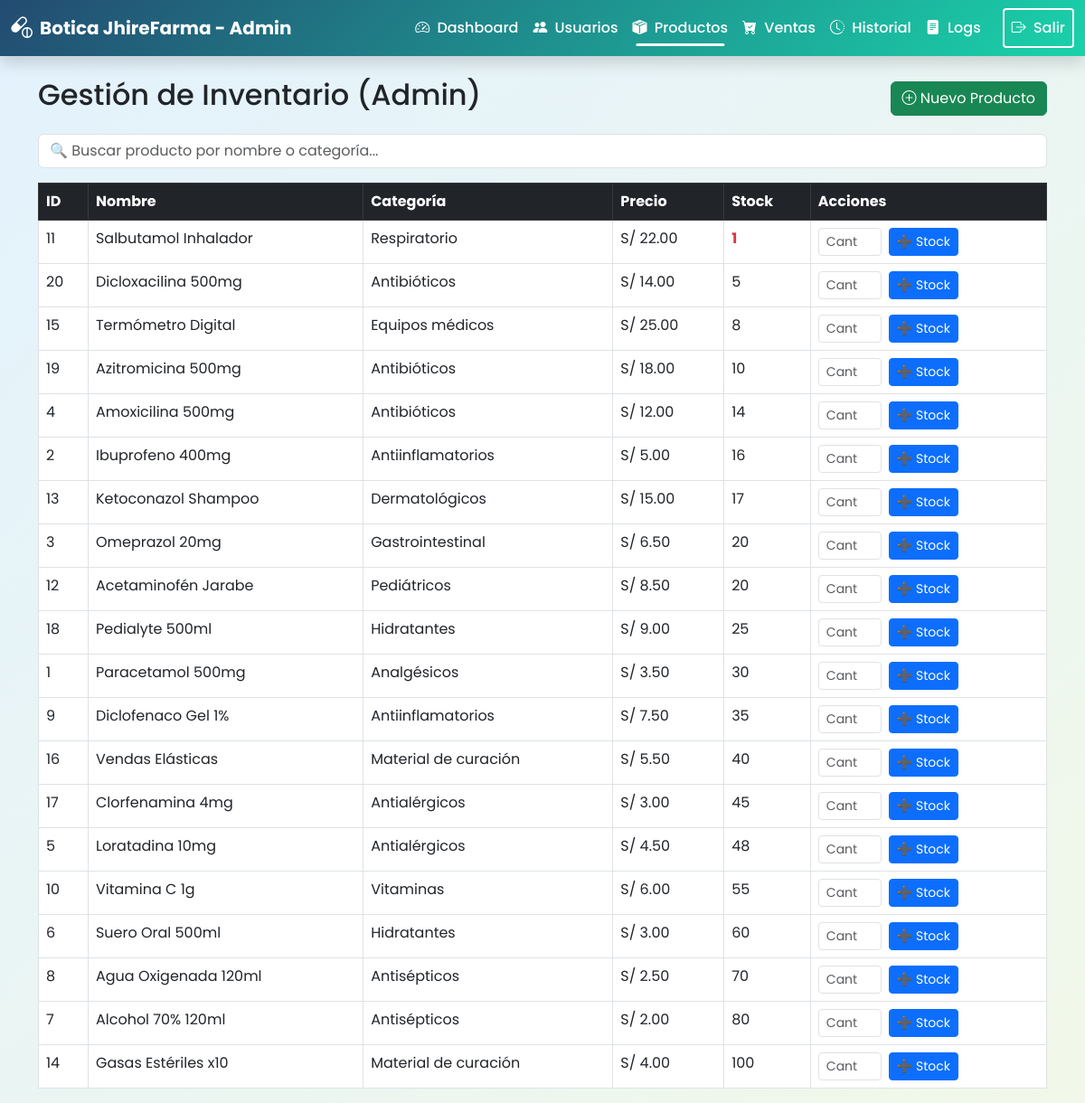
Page /index.php?route=admin/productos (signed in) on the committed database.
### tables this page shows
CREATE TABLE `productos` (
  `id` int(11) NOT NULL AUTO_INCREMENT,
  `nombre` varchar(100) DEFAULT NULL,
  `descripcion` text DEFAULT NULL,
  `precio` decimal(10,2) DEFAULT NULL,
  `imagen` varchar(255) DEFAULT NULL,
  `categoria` varchar(50) DEFAULT NULL,
  `oferta` varchar(50) DEFAULT NULL,
  `cantidad` int(11) DEFAULT 0,
  PRIMARY KEY (`id`)
);

### app/autoload.php (called while the page is built, shortened)
<?php
spl_autoload_register(function ($class) {
    $prefix = 'App\\';
    $base_dir = __DIR__ . '/';
    $len = strlen($prefix);
    $relative_class = substr($class, $len);
    $file = $base_dir . str_replace('\\', '/', $relative_class) . '.php';
});

### app/Config/Database.php (called while the page is built, shortened)
<?php
class Database {
    private static $instance = null;
    private $connection;
    private $host = 'localhost';
    private $user = 'root';
    private $pass = '';
    private $name = 'botica';
    private function __construct() {
        $this->connection = new \mysqli($this->host, $this->user, $this->pass, $this->name);
        $this->connection->set_charset("utf8mb4");
    }
    public static function getInstance() {
        if (!self::$instance) {
            self::$instance = new Database();
        }
        return self::$instance;
    }
    public function getConnection() {
        return $this->connection;
    }
}

### app/Controllers/ProductController.php (called while the page is built, shortened)
<?php
class ProductController {
    private $productDAO;
    public function __construct() {
        $this->productDAO = new ProductDAO();
    }
    public function index() {
        return $this->productDAO->getAll();
    }
}

### app/Models/ProductDAO.php (called while the page is built, shortened)
<?php
class ProductDAO {
    private $db;
    public function __construct() {
        $this->db = Database::getInstance()->getConnection();
    }
    public function getAll() {
        $result = $this->db->query("SELECT * FROM productos ORDER BY cantidad ASC");
        return $result;
    }
}

### app/Views/admin/productos.php (the view, shortened to what this page needs)
<?php
require __DIR__ . '/../layouts/header.php';
require __DIR__ . '/../layouts/navbar_admin.php';
$productController = new ProductController();
$productos = $productController->index();
?>
<div class="container mt-4">
    <div class="d-flex justify-content-between align-items-center mb-3">
        <h2>Gestión de Inventario (Admin)</h2>
        <button class="btn btn-success" data-bs-toggle="modal" data-bs-target="#newProductModal">
            <i class="bi bi-plus-circle"></i> Nuevo Producto
        </button>
    </div>
    <div class="mb-3">
        <input type="text" id="searchInput" class="form-control" placeholder="🔍 Buscar producto por nombre o categoría..." onkeyup="filterProducts()">
    </div>
    <table class="table table-bordered table-hover">
        <thead class="table-dark">
            <tr>
                <th>ID</th>
                <th>Nombre</th>
                <th>Categoría</th>
                <th>Precio</th>
                <th>Stock</th>
                <th>Acciones</th>
            </tr>
        </thead>
        <tbody id="productTableBody">
            <?php while($p = $productos->fetch_assoc()): ?>
            <tr class="product-row" data-name="<?php echo strtolower(htmlspecialchars($p['nombre'])); ?>" data-category="<?php echo strtolower(htmlspecialchars($p['categoria'])); ?>">
                <td><?php echo $p['id']; ?></td>
                <td><?php echo htmlspecialchars($p['nombre']); ?></td>
                <td><?php echo htmlspecialchars($p['categoria']); ?></td>
                <td>S/ <?php echo number_format($p['precio'], 2); ?></td>
                <td class="<?php echo $p['cantidad'] < 5 ? 'text-danger fw-bold' : ''; ?>">
                    <?php echo $p['cantidad']; ?>
                </td>
                <td>
                    <form method="POST" class="d-flex gap-2">
                        <input type="number" name="cantidad" class="form-control form-control-sm" style="width: 70px;" placeholder="Cant" min="1" required>
                        <button type="submit" name="add_stock" class="btn btn-sm btn-primary">➕ Stock</button>
                    </form>
                </td>
            </tr>
            <?php endwhile; ?>
        </tbody>
    </table>
</div>
<?php require __DIR__ . '/../layouts/footer.php'; ?>

### public/assets/css/base/variables.css (style rules this page uses)
:root { --color-medical-blue: #2D5F8D; --color-pharmacy-green: #4CAF50; --color-clean-white: #FFFFFF; --color-light-cyan: #E3F2FD; --color-light-green: #F1F8E9; --color-dark-bg: #1A1A2E; --color-dark-card: #16213E; --color-dark-accent: #4CAF50; --color-success: #4CAF50; --color-warning: #FFA726; --color-danger: #EF5350; --color-info: #29B6F6; --gradient-primary: linear-gradient(135deg, #234b71 0%, #1ad2aa 100%); --gradient-light: linear-gradient(135deg, #E3F2FD 0%, #F1F8E9 100%); --gradient-dark: linear-gradient(135deg, #1A1A2E 0%, #16213E 100%); --font-primary: 'Poppins', sans-serif; --spacing-xs: 0.25rem; --spacing-sm: 0.5rem; --spacing-md: 1rem; --spacing-lg: 1.5rem; --spacing-xl: 2rem; --radius-sm: 0.25rem; --radius-md: 0.5rem; --radius-lg: 1rem; --shadow-sm: 0 2px 4px rgba(0, 0, 0, 0.1); --shadow-md: 0 4px 6px rgba(0, 0, 0, 0.1); --shadow-lg: 0 10px 15px rgba(0, 0, 0, 0.1); --shadow-xl: 0 20px 25px rgba(0, 0, 0, 0.15); }

### public/assets/css/base/global.css (style rules this page uses)
body { font-family: var(--font-primary); background: var(--gradient-light); min-height: 100vh; margin: 0; padding: 0; }

### rows in the picture
productos: id "11", nombre "Salbutamol Inhalador", categoria "Respiratorio", precio "22.00", cantidad "1"
productos: id "20", nombre "Dicloxacilina 500mg", categoria "Antibióticos", precio "14.00", cantidad "5"
productos: id "15", nombre "Termómetro Digital", categoria "Equipos médicos", precio "25.00", cantidad "8"
productos: id "19", nombre "Azitromicina 500mg", categoria "Antibióticos", precio "18.00", cantidad "10"
productos: id "4", nombre "Amoxicilina 500mg", categoria "Antibióticos", precio "12.00", cantidad "14"
productos: id "2", nombre "Ibuprofeno 400mg", categoria "Antiinflamatorios", precio "5.00", cantidad "16"
productos: id "13", nombre "Ketoconazol Shampoo", categoria "Dermatológicos", precio "15.00", cantidad "17"
productos: id "3", nombre "Omeprazol 20mg", categoria "Gastrointestinal", precio "6.50", cantidad "20"
productos: id "12", nombre "Acetaminofén Jarabe", categoria "Pediátricos", precio "8.50", cantidad "20"
productos: id "18", nombre "Pedialyte 500ml", categoria "Hidratantes", precio "9.00", cantidad "25"
productos: id "1", nombre "Paracetamol 500mg", categoria "Analgésicos", precio "3.50", cantidad "30"
productos: id "9", nombre "Diclofenaco Gel 1%", categoria "Antiinflamatorios", precio "7.50", cantidad "35"
productos: id "16", nombre "Vendas Elásticas", categoria "Material de curación", precio "5.50", cantidad "40"
productos: id "17", nombre "Clorfenamina 4mg", categoria "Antialérgicos", precio "3.00", cantidad "45"
productos: id "5", nombre "Loratadina 10mg", categoria "Antialérgicos", precio "4.50", cantidad "48"
productos: id "10", nombre "Vitamina C 1g", categoria "Vitaminas", precio "6.00", cantidad "55"
productos: id "6", nombre "Suero Oral 500ml", categoria "Hidratantes", precio "3.00", cantidad "60"
productos: id "8", nombre "Agua Oxigenada 120ml", categoria "Antisépticos", precio "2.50", cantidad "70"
productos: id "7", nombre "Alcohol 70% 120ml", categoria "Antisépticos", precio "2.00", cantidad "80"
productos: id "14", nombre "Gasas Estériles x10", categoria "Material de curación", precio "4.00", cantidad "100"
